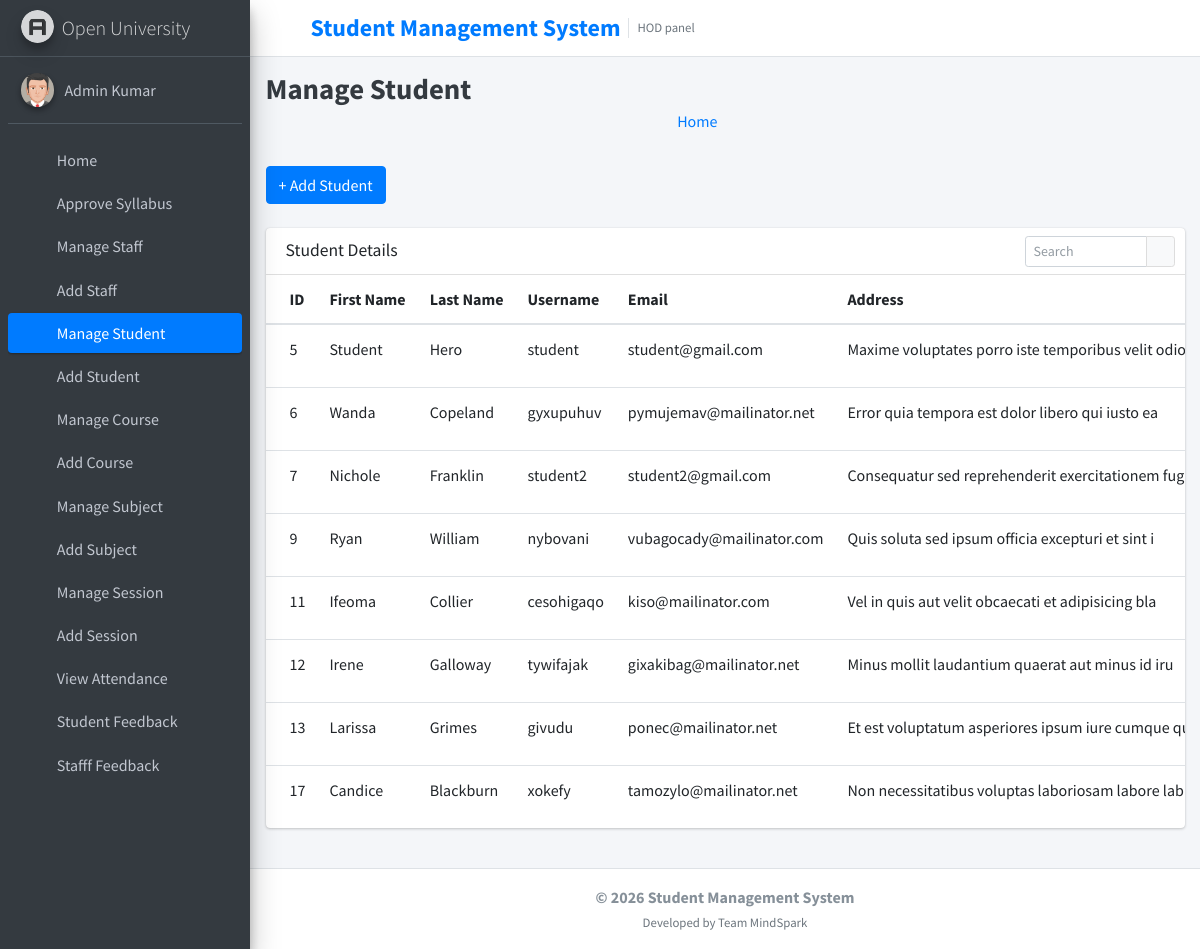
Screenshot of /manage_student/ (signed in) with the database file from the repository.
### student_management_app/models.py (models this page shows)
class CustomUser(AbstractUser):
    user_type_data = ((1, "HOD"), (2, "Staff"), (3, "Student"))
    user_type = models.CharField(default=1, choices=user_type_data, max_length=10)

class Students(models.Model):
    id = models.AutoField(primary_key=True)
    admin = models.OneToOneField(CustomUser, on_delete = models.CASCADE)
    gender = models.CharField(max_length=50)
    profile_pic = models.FileField()
    address = models.TextField()
    course_id = models.ForeignKey(Courses, on_delete=models.DO_NOTHING, default=1)
    session_year_id = models.ForeignKey(SessionYearModel, on_delete=models.CASCADE)
    created_at = models.DateTimeField(auto_now_add=True)
    updated_at = models.DateTimeField(auto_now=True)
    objects = models.Manager()

### student_management_app/HodViews.py (the view)
# urls.py: path('manage_student/', HodViews.manage_student, name="manage_student"),
def manage_student(request):
    students = Students.objects.all()
    context = {
        "students": students
    }
    return render(request, 'hod_template/manage_student_template.html', context)

### student_management_app/LoginCheckMiddleWare.py (called while the page is built, shortened)
    def process_view(self, request, view_func, view_args, view_kwargs):
        modulename = view_func.__module__
        user = request.user
        if user.is_authenticated:
            if user.user_type == "1":
                if modulename == "student_management_app.HodViews":
                    pass
                elif modulename == "student_management_app.views" or modulename == "django.views.static":
                    pass
                else:
                    return redirect("admin_home")
            else:
                return redirect("login")
        else:
            if request.path == reverse("login") or request.path == reverse("doLogin"):
                pass
            else:
                return redirect("login")

### student_management_app/templates/hod_template/manage_student_template.html (shortened to what this page needs)
{% extends 'hod_template/base_template.html' %}
{% block page_title %}
    Manage Student
{% endblock page_title %}
{% block main_content %}
{% load static %}
<section class="content">
        <div class="container-fluid">
            <a class="btn btn-primary" href="{% url 'add_student' %}" role="button">+ Add Student</a> <br/>&nbsp;
            <div class="row">
                <div class="col-md-12">
                    <div class="card">
                        <div class="card-header">
                            <h3 class="card-title">Student Details</h3>
                            <div class="card-tools">
                            <div class="input-group input-group-sm" style="width: 150px;">
                                <input type="text" name="table_search" class="form-control float-right" placeholder="Search">
                                <div class="input-group-append">
                                <button type="submit" class="btn btn-default"><i class="fas fa-search"></i></button>
                                </div>
                            </div>
                            </div>
                        </div>
                        <div class="card-body table-responsive p-0">
                            <table class="table table-hover text-nowrap">
                            <thead>
                                <tr>
                                <th>ID</th>
                                <th>First Name</th>
                                <th>Last Name</th>
                                <th>Username</th>
                                <th>Email</th>
                                <th>Address</th>
                                </tr>
                            </thead>
                            <tbody>
                                {% for student in students %}
                                <tr>
                                <td>{{ student.admin.id }}</td>
                                <td>{{ student.admin.first_name }}</td>
                                <td>{{ student.admin.last_name }}</td>
                                <td>{{ student.admin.username }}</td>
                                <td>{{ student.admin.email }}</td>
                                <td>{{ student.address }}</td>
                                </tr>
                                {% endfor %}
                            </tbody>
                            </table>
                        </div>
                        </div>
                </div>
            </div>
        </div>
      </section>
  {% endblock main_content %}

### student_management_app/templates/hod_template/base_template.html (shortened to what this page needs)
{% load static %}
<!DOCTYPE html>
<html>
<head>
  <link rel="stylesheet" href="{% static "fontawesome-free/css/all.min.css" %}">
  <link rel="stylesheet" href="https://code.ionicframework.com/ionicons/2.0.1/css/ionicons.min.css">
  <link rel="stylesheet" href="{% static 'tempusdominus-bootstrap-4/css/tempusdominus-bootstrap-4.min.css' %}">
  <link rel="stylesheet" href="{% static "icheck-bootstrap/icheck-bootstrap.min.css" %}">
  <link rel="stylesheet" href="{% static "jqvmap/jqvmap.min.css" %}">
  <link rel="stylesheet" href="{% static 'dist/css/adminlte.min.css'  %}">
  <link rel="stylesheet" href="{% static "overlayScrollbars/css/OverlayScrollbars.min.css" %}">
  <link rel="stylesheet" href="{% static "daterangepicker/daterangepicker.css" %}">
  <link rel="stylesheet" href="{% static "summernote/summernote-bs4.css" %}">
</head>
<body class="hold-transition sidebar-mini layout-fixed">
  <div class="wrapper">
     <nav class="main-header navbar navbar-expand navbar-white navbar-light border-bottom">
      <ul class="navbar-nav">
        <li class="nav-item">
          <a class="nav-link" data-widget="pushmenu" href="#" role="button" aria-label="Toggle menu"><i class="fas fa-bars"></i></a>
        </li>
      </ul>
      <div class="d-flex align-items-center flex-grow-1 pl-2 pr-3" style="min-width:0;">
        <h4 class="mb-0 text-primary font-weight-bold text-truncate">Student Management System</h4>
        <span class="d-none d-md-inline text-muted small ml-2 pl-2 border-left">HOD panel</span>
      </div>
      <ul class="navbar-nav ml-auto">
        <li class="nav-item dropdown">
          <a class="nav-link" data-toggle="dropdown" href="#" aria-expanded="false" aria-label="Account menu">
            <i class="fas fa-cog"></i>
          </a>
        </li>
      </ul>
    </nav>
    {% include 'hod_template/sidebar_template.html' with user=user id=id %}
    <div class="content-wrapper">
      <div class="content-header">
        <div class="container-fluid">
          <div class="row mb-2">
            <div class="col-sm-6">
              <h1 class="m-0 text-dark font-weight-bold">
                {% block page_title %}
                {% endblock page_title %}
            </h1>
              <ol class="breadcrumb float-sm-right">
                <li class="breadcrumb-item"><a href="{% url 'admin_home' %}">Home</a></li>
              </ol>
            </div>
          </div>
        </div>
      </div>
      {% block main_content %}
      {% endblock main_content %}
    </div>
    {% include 'hod_template/footer.html' %}
  </div>
</body>
</html>

### student_management_app/templates/hod_template/sidebar_template.html (shortened to what this page needs)
{% load static %}
<aside class="main-sidebar sidebar-dark-primary elevation-4">
      <a href="{% url 'admin_home' %}" class="brand-link">
        <img src="{% static 'dist/img/AdminLTELogo.png' %}" alt="AdminLTE Logo" class="brand-image img-circle elevation-3"
            style="opacity: .8">
        <span class="brand-text font-weight-light">Open University</span>
      </a>
      <div class="sidebar">
        <div class="user-panel mt-3 pb-3 mb-3 d-flex">
          <div class="image">
            <img src="{% static 'dist/img/user2-160x160.jpg' %}" class="img-circle elevation-2" alt="User Image">
          </div>
          <div class="info">
            <a href="{% url 'admin_profile' %}" class="d-block">{{ user.first_name }} {{ user.last_name }}</a>
          </div>
        </div>
        <nav class="mt-2">
          <ul class="nav nav-pills nav-sidebar flex-column" data-widget="treeview" role="menu" data-accordion="false">
<li class="nav-item">
  {% url 'admin_home' as admin_home %}
  <a href="{{ admin_home }}" class="nav-link {% if request.path == admin_home %} active {% endif %}">
    <i class="nav-icon fas fa-tachometer-alt"></i>
    <p>Home</p>
  </a>
</li>
<li class="nav-item">
  {% url 'manage_syllabus' as manage_syllabus_url %}
  <a href="{{ manage_syllabus_url }}"
     class="nav-link {% if request.resolver_match.url_name == 'manage_syllabus' or request.resolver_match.url_name == 'edit_syllabus' or request.resolver_match.url_name == 'add_syllabus' %}active{% endif %}">
    <i class="nav-icon fas fa-book-open"></i>
    <p>Approve Syllabus</p>
  </a>
</li>
            <li class="nav-item">
              {% url 'manage_staff' as manage_staff %}
              {% url 'edit_staff' staff_id=id as edit_staff %}
              <a href="{{ manage_staff }}" class="nav-link {% if request.path == manage_staff %} active {% endif %} {% if request.path == edit_staff %} active {% endif %}">
                <i class="nav-icon fas fa-chalkboard-teacher"></i>
                <p>
                  Manage Staff
                </p>
              </a>
            </li>
            <li class="nav-item">
              {% url 'add_staff' as add_staff %}
              <a href="{{ add_staff }}" class="nav-link {% if request.path == add_staff %} active {% endif %}">
                <i class="nav-icon fas fa-th"></i>
                <p>
                  Add Staff
                </p>
              </a>
            </li>
            <li class="nav-item">
              {% url 'manage_student' as manage_student %}
              {% url 'edit_student' student_id=id as edit_student %}
              <a href="{{ manage_student }}" class="nav-link {% if request.path == manage_student %} active {% endif %} {% if request.path == edit_student %} active {% endif %}">
                <i class="nav-icon fas fa-user-graduate"></i>
                <p>
                  Manage Student
                </p>
              </a>
            </li>
            <li class="nav-item">
              {% url 'add_student' as add_student %}
              <a href="{{ add_student }}" class="nav-link {% if request.path == add_student %} active {% endif %}">
                <i class="nav-icon fas fa-th"></i>
                <p>
                  Add Student
                </p>
              </a>
            </li>
            <li class="nav-item">
              {% url 'manage_course' as manage_course %}
              {% url 'edit_course' course_id=id as edit_course %}
              <a href="{{ manage_course }}" class="nav-link {% if request.path == manage_course %} active {% endif %} {% if request.path == edit_course %} active {% endif %}">
                <i class="nav-icon fas fa-chalkboard"></i>
                <p>
                  Manage Course
                </p>
              </a>
            </li>
            <li class="nav-item">
            {% url 'add_course' as add_course %}
              <a href="{{ add_course }}" class="nav-link {% if request.path == add_course %} active {% endif %}">
                <i class="nav-icon fas fa-th"></i>
                <p>
                  Add Course
                </p>
              </a>
            </li>
            <li class="nav-item">
              {% url 'manage_subject' as manage_subject %}
              {% url 'edit_subject' subject_id=id as edit_subject %}
              <a href="{{ manage_subject }}" class="nav-link {% if request.path == manage_subject %} active {% endif %} {% if request.path == edit_subject %} active {% endif %}">
                <i class="nav-icon fas fa-book"></i>
                <p>
                  Manage Subject
                </p>
              </a>
            </li>
            <li class="nav-item">
              {% url 'add_subject' as add_subject %}
              <a href="{{ add_subject }}" class="nav-link {% if request.path == add_subject %} active {% endif %}">
                <i class="nav-icon fas fa-th"></i>
                <p>
                  Add Subject
                </p>
              </a>
            </li>
            <li class="nav-item">
              {% url 'manage_session' as manage_session %}
              {% url 'edit_session' session_id=id as edit_session %}
              <a href="{{ manage_session }}" class="nav-link {% if request.path == manage_session %} active {% endif %} {% if request.path == edit_session %} active {% endif %}">
                <i class="nav-icon fas fa-graduation-cap"></i>
                <p>
                  Manage Session
                </p>
              </a>
            </li>
            <li class="nav-item">
              {% url 'add_session' as add_session %}
              <a href="{{ add_session }}" class="nav-link {% if request.path == add_session %} active {% endif %}">
                <i class="nav-icon fas fa-th"></i>
                <p>
                  Add Session
                </p>
              </a>
            </li>
            <li class="nav-item">
              {% url 'admin_view_attendance' as admin_view_attendance %}
              <a href="{{ admin_view_attendance }}" class="nav-link {% if request.path == admin_view_attendance %} active {% endif %}">
                <i class="nav-icon fas fa-calendar-alt"></i>
                <p>
                  View Attendance
                </p>
              </a>
            </li>
            <li class="nav-item">
              {% url 'student_feedback_message' as student_feedback_message %}
              <a href="{{ student_feedback_message }}" class="nav-link {% if request.path == student_feedback_message %} active {% endif %}">
                <i class="nav-icon fas fa-th"></i>
                <p>
                  Student Feedback
                </p>
              </a>
            </li>
            <li class="nav-item">
              {% url 'staff_feedback_message' as staff_feedback_message %}
              <a href="{{ staff_feedback_message }}" class="nav-link {% if request.path == staff_feedback_message %} active {% endif %}">
                <i class="nav-icon fas fa-th"></i>
                <p>
                  Stafff Feedback
                </p>
              </a>
            </li>
            <li class="nav-item">
              {% url 'student_leave_view' as student_leave_view %}
              <a href="{{ student_leave_view }}" class="nav-link {% if request.path == student_leave_view %} active {% endif %}">
                <p>
                </p>
              </a>
            </li>
          </ul>
        </nav>
      </div>
    </aside>

### student_management_app/templates/hod_template/footer.html
<footer class="main-footer text-center">
  <strong>© {% now "Y" %} Student Management System</strong><br>
  <small class="text-muted">
    Developed by Team MindSpark
  </small>
</footer>

### student_management_app/templates/hod_template/base_template.html (style rules this page uses)
.content-wrapper > .content { padding-top: 0.5rem; padding-bottom: 1.5rem; }

### rows the page displays
CustomUser: first_name "Admin", last_name "Kumar"
Students: admin.id "5", admin.first_name "Student", admin.last_name "Hero", admin.username "student", admin.email "student@gmail.com", address "Maxime voluptates porro iste temporibus velit…"
Students: admin.id "6", admin.first_name "Wanda", admin.last_name "Copeland", admin.username "gyxupuhuv", admin.email "pymujemav@mailinator.net", address "Error quia tempora est dolor libero qui iusto ea"
Students: admin.id "7", admin.first_name "Nichole", admin.last_name "Franklin", admin.username "student2", admin.email "student2@gmail.com", address "Consequatur sed reprehenderit exercitationem fug"
Students: admin.id "9", admin.first_name "Ryan", admin.last_name "William", admin.username "nybovani", admin.email "vubagocady@mailinator.com", address "Quis soluta sed ipsum officia excepturi et sint i"
Students: admin.id "11", admin.first_name "Ifeoma", admin.last_name "Collier", admin.username "cesohigaqo", admin.email "kiso@mailinator.com", address "Vel in quis aut velit obcaecati et adipisicing bla"
Students: admin.id "12", admin.first_name "Irene", admin.last_name "Galloway", admin.username "tywifajak", admin.email "gixakibag@mailinator.net", address "Minus mollit laudantium quaerat aut minus id iru"
Students: admin.id "13", admin.first_name "Larissa", admin.last_name "Grimes", admin.username "givudu", admin.email "ponec@mailinator.net", address "Et est voluptatum asperiores ipsum iure cumque…"
Students: admin.id "17", admin.first_name "Candice", admin.last_name "Blackburn", admin.username "xokefy", admin.email "tamozylo@mailinator.net", address "Non necessitatibus voluptas laboriosam labore lab"
